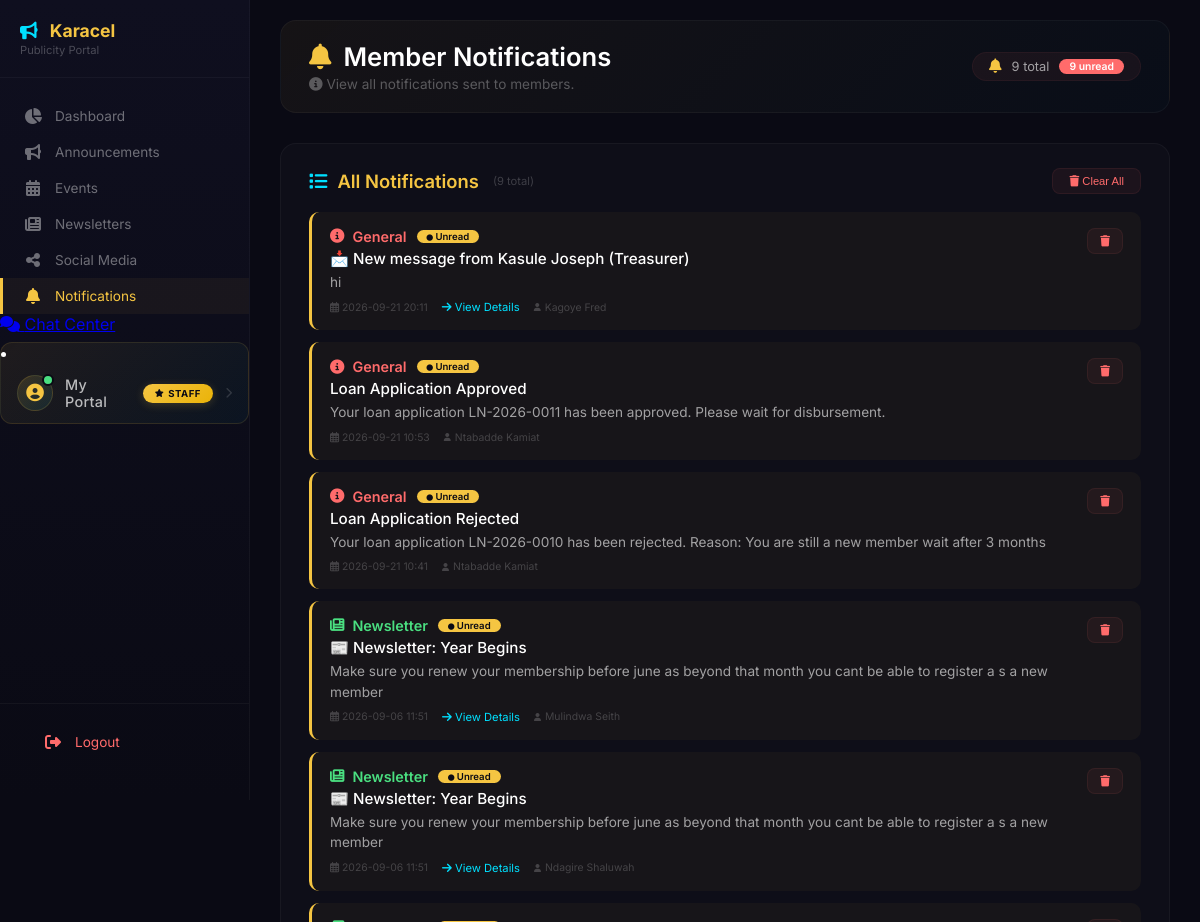
/publicity/notifications (signed in, upper part), run on an earlier commit of the app's database.
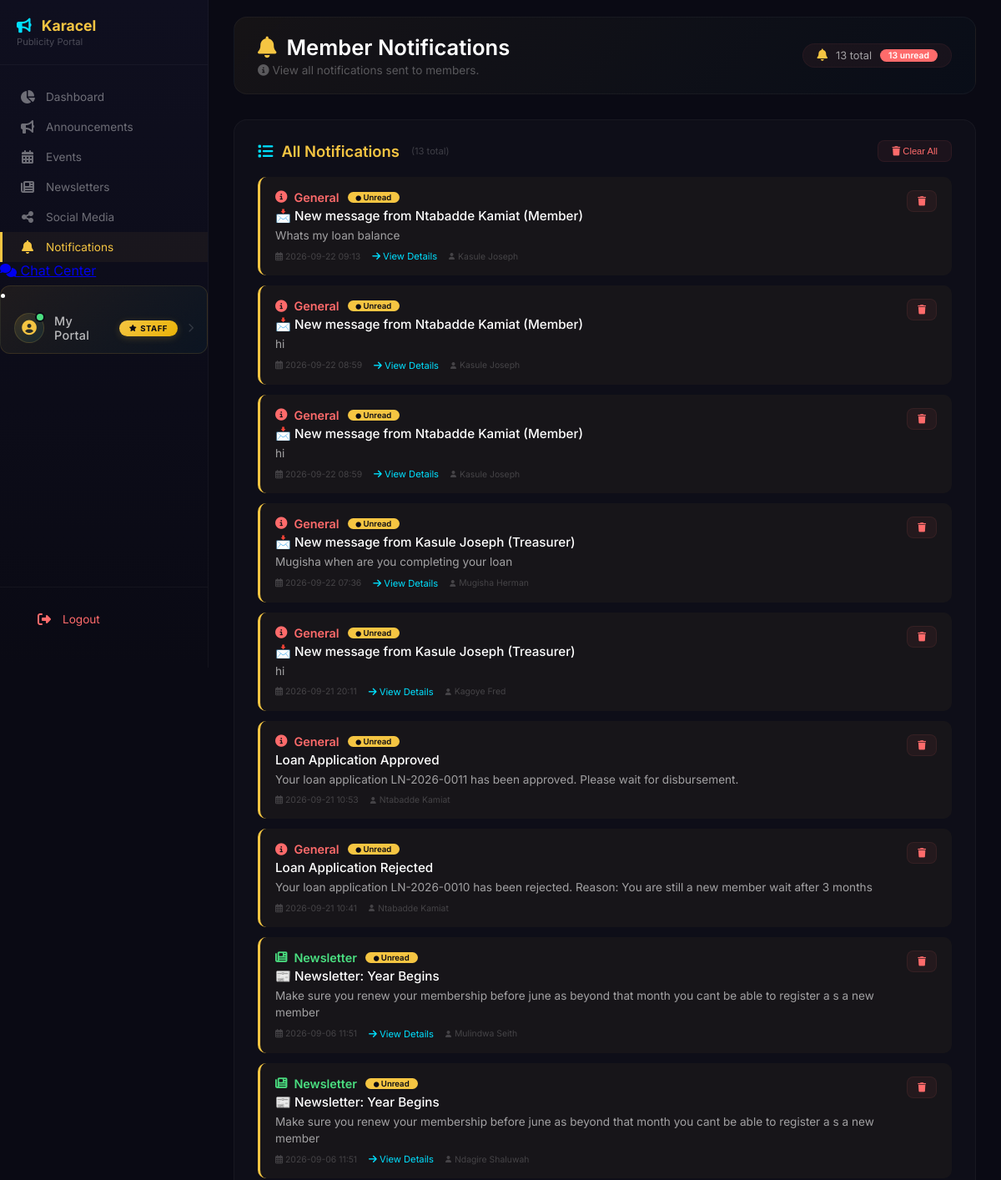
And on a later commit of the database.
### tables this page shows
CREATE TABLE notifications (
        id INTEGER PRIMARY KEY AUTOINCREMENT,
        user_id INTEGER NOT NULL,
        title TEXT NOT NULL,
        message TEXT NOT NULL,
        notification_type TEXT DEFAULT 'general',
        is_read INTEGER DEFAULT 0,
        created_at TIMESTAMP DEFAULT CURRENT_TIMESTAMP, type TEXT DEFAULT 'general', link TEXT,
        FOREIGN KEY (user_id) REFERENCES users(id)
    );

CREATE TABLE users (
        id INTEGER PRIMARY KEY AUTOINCREMENT,
        full_name TEXT NOT NULL,
        gender TEXT,
        dob TEXT,
        sacco_number TEXT UNIQUE NOT NULL,
        email TEXT,
        phone TEXT,
        address TEXT,
        password TEXT NOT NULL,
        role TEXT DEFAULT 'member',
        status TEXT DEFAULT 'active',
        savings_balance REAL DEFAULT 0,
        next_of_kin_name TEXT,
        relationship TEXT,
        next_of_kin_phone TEXT,
        registration_date TIMESTAMP DEFAULT CURRENT_TIMESTAMP
    , kai_shares INTEGER DEFAULT 0, ks_shares INTEGER DEFAULT 0, kac_paid INTEGER DEFAULT 0, kac_paid_date TEXT, registration_fee_paid INTEGER DEFAULT 0, registration_fee_paid_date TEXT);

### app.py (the view)
@app.route("/publicity/notifications")
def publicity_notifications():
    if session.get("role") not in ["publicity", "secretary", "treasurer", "admin"]:
        flash('Access denied', 'danger')
        return redirect("/login")
    conn = get_db()
    conn.row_factory = sqlite3.Row
    try:
        notifications = conn.execute("""
            SELECT n.*, u.full_name as member_name
            FROM notifications n
            JOIN users u ON n.user_id = u.id
            ORDER BY n.created_at DESC
            LIMIT 100
        """).fetchall()
    except sqlite3.Error as e:
        flash(f'Database error: {str(e)}', 'danger')
        return redirect("/publicity/dashboard")
    finally:
        conn.close()
    return render_template("publicity/publicity-notifications.html", notifications=notifications)

### templates/publicity/publicity-notifications.html (shortened to what this page needs)
{% extends "publicity/publicity-base.html" %}
{% block content %}
<div class="publicity-notifications">
    <div style="display:flex; justify-content:space-between; align-items:center; flex-wrap:wrap; margin-bottom:30px; background:linear-gradient(135deg, rgba(245,197,66,0.05), rgba(0,224,255,0.02)); border-radius:16px; padding:20px 28px; border:1px solid rgba(255,255,255,0.04);">
        <div>
            <h1 style="font-size:1.6rem; font-weight:600; margin:0; display:flex; align-items:center; gap:12px;">
                <i class="fas fa-bell" style="color:#f5c542;"></i>
                Member Notifications
            </h1>
            <p style="color:rgba(255,255,255,0.3); margin:4px 0 0; font-size:0.85rem;">
                <i class="fas fa-info-circle"></i> View all notifications sent to members.
            </p>
        </div>
        <div style="display:flex; align-items:center; gap:10px; background:rgba(255,107,107,0.06); padding:6px 16px; border-radius:30px; border:1px solid rgba(255,107,107,0.06);">
            <i class="fas fa-bell" style="color:#f5c542; font-size:0.9rem;"></i>
            <span style="color:rgba(255,255,255,0.6); font-size:0.8rem;">{{ notifications|length }} total</span>
            {% set unread_count = notifications|selectattr('is_read', 'equalto', 0)|list|length %}
            {% if unread_count > 0 %}
                <span style="background:#ff6b6b; color:#fff; padding:1px 10px; border-radius:20px; font-size:0.65rem; font-weight:600;">{{ unread_count }} unread</span>
            {% endif %}
        </div>
    </div>
    <div style="background:rgba(255,255,255,0.02); border:1px solid rgba(255,255,255,0.04); border-radius:16px; padding:24px 28px;">
        <div style="display:flex; justify-content:space-between; align-items:center; margin-bottom:18px;">
            <h3 style="color:#f5c542; font-size:1.15rem; font-weight:600; margin:0; display:flex; align-items:center; gap:10px;">
                <i class="fas fa-list" style="color:#00e0ff;"></i>
                All Notifications
                <span style="font-size:0.7rem; color:rgba(255,255,255,0.2); font-weight:400; margin-left:4px;">
                    ({{ notifications|length }} total)
                </span>
            </h3>
            {% if notifications %}
                <form method="POST" action="/publicity/notifications/clear">
                    <button type="submit" onclick="return confirm('Clear all notifications? This cannot be undone.')" style="background:rgba(255,107,107,0.06); border:1px solid rgba(255,107,107,0.08); color:#ff6b6b; padding:6px 16px; border-radius:8px; cursor:pointer; font-size:0.7rem; transition:all 0.3s;" onmouseover="this.style.background='rgba(255,107,107,0.12)'" onmouseout="this.style.background='rgba(255,107,107,0.06)'">
                        <i class="fas fa-trash"></i> Clear All
                    </button>
                </form>
            {% endif %}
        </div>
        {% if notifications %}
            {% for notification in notifications %}
            <div style="background:rgba(255,255,255,0.02); border-radius:10px; padding:16px 18px; margin-bottom:12px; border-left:3px solid {% if notification.type == 'announcement' %}#f5c542{% elif notification.type == 'event' %}#00e0ff{% elif notification.type == 'newsletter' %}#4ade80{% else %}#ff6b6b{% endif %}; {% if not notification.is_read %}background:rgba(245,197,66,0.04); border-left-color:#f5c542;{% endif %} transition:all 0.2s;" onmouseover="this.style.background='rgba(255,255,255,0.04)'" onmouseout="this.style.background='rgba(255,255,255,0.02){% if not notification.is_read %};background:rgba(245,197,66,0.04){% endif %}'">
                    <div style="display:flex; justify-content:space-between; align-items:flex-start; flex-wrap:wrap; gap:10px;">
                        <div style="flex:1; min-width:150px;">
                            <div style="display:flex; align-items:center; gap:10px; flex-wrap:wrap; margin-bottom:4px;">
                                <div style="display:flex; align-items:center; gap:8px;">
                                    {% if notification.type == 'announcement' %}
                                        <i class="fas fa-bullhorn" style="color:#f5c542; font-size:0.9rem;"></i>
                                        <span style="color:#f5c542; font-weight:600; font-size:0.9rem;">Announcement</span>
                                    {% elif notification.type == 'event' %}
                                        <i class="fas fa-calendar-alt" style="color:#00e0ff; font-size:0.9rem;"></i>
                                        <span style="color:#00e0ff; font-weight:600; font-size:0.9rem;">Event</span>
                                    {% elif notification.type == 'newsletter' %}
                                        <i class="fas fa-newspaper" style="color:#4ade80; font-size:0.9rem;"></i>
                                        <span style="color:#4ade80; font-weight:600; font-size:0.9rem;">Newsletter</span>
                                    {% else %}
                                        <i class="fas fa-info-circle" style="color:#ff6b6b; font-size:0.9rem;"></i>
                                        <span style="color:#ff6b6b; font-weight:600; font-size:0.9rem;">General</span>
                                    {% endif %}
                                </div>
                                {% if not notification.is_read %}
                                    <span style="background:#f5c542; color:#0a0a14; padding:1px 10px; border-radius:12px; font-size:0.6rem; font-weight:600;">
                                        <i class="fas fa-circle" style="font-size:0.4rem;"></i> Unread
                                    </span>
                                {% else %}
                                    <span style="color:rgba(255,255,255,0.15); font-size:0.6rem;">
                                        <i class="fas fa-check-circle" style="color:#4ade80;"></i> Read
                                    </span>
                                {% endif %}
                            </div>
                            <div style="color:#fff; font-size:0.95rem; font-weight:500; margin-top:4px;">{{ notification.title }}</div>
                            <div style="color:rgba(255,255,255,0.6); font-size:0.85rem; margin-top:4px; line-height:1.5;">{{ notification.message }}</div>
                            <div style="font-size:0.65rem; color:rgba(255,255,255,0.2); margin-top:8px; display:flex; align-items:center; gap:14px; flex-wrap:wrap;">
                                <span><i class="far fa-calendar-alt"></i> {{ notification.created_at[:16] }}</span>
                                {% if notification.link %}
                                    <a href="{{ notification.link }}" style="color:#00e0ff; text-decoration:none; font-size:0.7rem; transition:all 0.3s;" onmouseover="this.style.color='#66ecff'" onmouseout="this.style.color='#00e0ff'">
                                        <i class="fas fa-arrow-right"></i> View Details
                                    </a>
                                {% endif %}
                                <span style="display:flex; align-items:center; gap:4px;">
                                    <i class="fas fa-user" style="font-size:0.5rem;"></i>
                                    <span>{{ notification.member_name|default('Member') }}</span>
                                </span>
                            </div>
                        </div>
                        <form method="POST" action="/publicity/notification/delete/{{ notification.id }}" style="margin-left:10px;">
                            <button type="submit" onclick="return confirm('Delete this notification?')" style="background:rgba(255,107,107,0.06); border:1px solid rgba(255,107,107,0.08); color:#ff6b6b; padding:6px 12px; border-radius:8px; cursor:pointer; font-size:0.7rem; transition:all 0.3s;" onmouseover="this.style.background='rgba(255,107,107,0.12)'" onmouseout="this.style.background='rgba(255,107,107,0.06)'">
                                <i class="fas fa-trash"></i>
                            </button>
                        </form>
                    </div>
                </div>
            {% endfor %}
        {% endif %}
    </div>
</div>
{% endblock %}

### templates/publicity/publicity-base.html (shortened to what this page needs)
<!DOCTYPE html>
<html lang="en">
<head>
    <link rel="stylesheet" href="https://cdnjs.cloudflare.com/ajax/libs/font-awesome/6.4.0/css/all.min.css">
</head>
<body>
    <nav class="publicity-sidebar">
        <div class="sidebar-brand">
            <h2><i class="fas fa-bullhorn"></i> Karacel</h2>
            <span>Publicity Portal</span>
        </div>
        <a class="publicity-nav-item {% if request.path == '/publicity/dashboard' %}active{% endif %}" href="/publicity/dashboard">
            <i class="fas fa-chart-pie"></i> Dashboard
        </a>
        <a class="publicity-nav-item {% if request.path == '/publicity/announcements' %}active{% endif %}" href="/publicity/announcements">
            <i class="fas fa-bullhorn"></i> Announcements
        </a>
        <a class="publicity-nav-item {% if request.path == '/publicity/events' %}active{% endif %}" href="/publicity/events">
            <i class="fas fa-calendar-alt"></i> Events
        </a>
        <a class="publicity-nav-item {% if request.path == '/publicity/newsletters' %}active{% endif %}" href="/publicity/newsletters">
            <i class="fas fa-newspaper"></i> Newsletters
        </a>
        <a class="publicity-nav-item {% if request.path == '/publicity/social' %}active{% endif %}" href="/publicity/social">
            <i class="fas fa-share-alt"></i> Social Media
        </a>
        <a class="publicity-nav-item {% if request.path == '/publicity/notifications' %}active{% endif %}" href="/publicity/notifications">
            <i class="fas fa-bell"></i> Notifications
        </a>
        <a href="{{ url_for('chat_api.treasurer_chat') }}" class="admin-nav-item">
                <i class="fas fa-comments"></i>
                <span>Chat Center</span>
            </a>
        <li class="nav-item staff-member-portal-item">
            <a href="{{ url_for('member_dashboard', staff_view=True) }}" class="nav-link staff-member-portal-link">
                <span class="nav-icon-wrapper">
                    <i class="fas fa-user-circle"></i>
                    <span class="icon-pulse"></span>
                </span>
                <span class="nav-text">My Portal</span>
                <span class="badge staff-badge">
                    <i class="fas fa-star"></i> Staff
                </span>
                <span class="nav-arrow">
                    <i class="fas fa-chevron-right"></i>
                </span>
            </a>
        </li>
        <div class="sidebar-footer">
            <a href="/logout" class="publicity-nav-item" style="color: #ff6b6b;">
                <i class="fas fa-sign-out-alt"></i> Logout
            </a>
        </div>
    </nav>
    <div class="publicity-main-content">
        {% block content %}{% endblock %}
    </div>
</body>
</html>

What changed in the data, as far as the page shows it:
added notifications: type "chat" (drawn), is_read 0 (drawn), title "📩 New message from Ntabadde Kamiat (Member)", message "Whats my loan balance", created_at "2026-09-22 09:13", member_name "Kasule Joseph"
added notifications: type "chat" (drawn), is_read 0 (drawn), title "📩 New message from Ntabadde Kamiat (Member)", message "hi", created_at "2026-09-22 08:59", member_name "Kasule Joseph"
added notifications: type "chat" (drawn), is_read 0 (drawn), title "📩 New message from Ntabadde Kamiat (Member)", message "hi", created_at "2026-09-22 08:59", member_name "Kasule Joseph"
added notifications: type "chat" (drawn), is_read 0 (drawn), title "📩 New message from Kasule Joseph (Treasurer)", message "Mugisha when are you completing your loan", created_at "2026-09-22 07:36", member_name "Mugisha Herman"
Also different on the page:
{{ notifications|length }}: "9" → "13"
{{ unread_count }}: "9" → "13"
